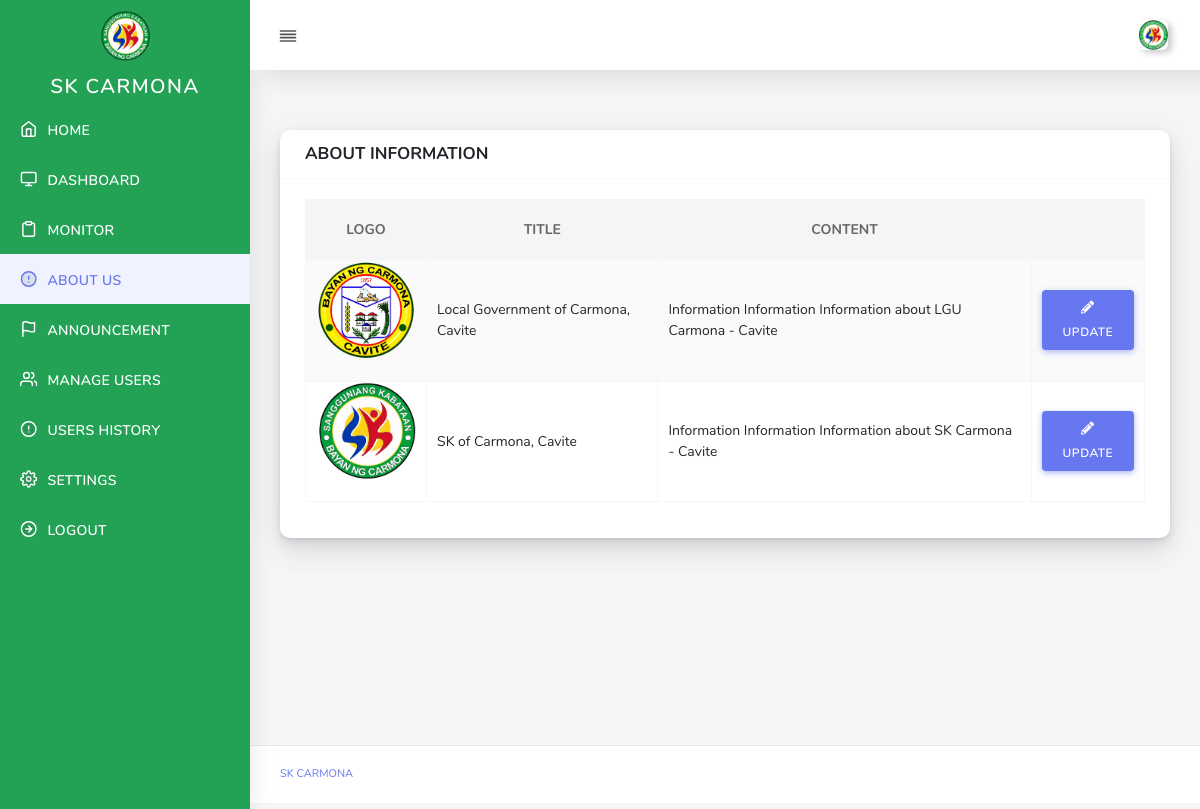
The app's page /admin/aboutus.php (signed in) with its own data.
### tables this page shows
CREATE TABLE `aboutus` (
  `aboutID` int(3) NOT NULL,
  `title` text NOT NULL,
  `content` text NOT NULL,
  `logo` text NOT NULL,
  `lastupdated` timestamp NOT NULL DEFAULT current_timestamp()
);

### controller/about.php (called while the page is built, shortened)
<?php
include('../config/database.php');
$about	 	= $mysqli->query("SELECT * FROM aboutus");

### admin/aboutus.php (the view, shortened to what this page needs)
<?php include('header.php'); ?>
<?php include('nav.php'); ?>
<?php include('../controller/about.php'); ?>
	<div class="main-content">
          <div class="section-body">
            <div class="row">
              <div class="col-12">
                <div class="card">
                  <div class="card-header">
                    <h4>ABOUT INFORMATION </h4>
                  </div>
                  <div class="card-body">
                    <div class="table-responsive">
                      <table class="table table-striped table-bordered" id="covid-data">
                        <thead>
                          <tr>
                            <th class="text-center"> LOGO </th>
                            <th class="text-center"> TITLE </th>
                            <th class="text-center"> CONTENT </th>
                            <th class="text-center"></th>
                          </tr>
                        </thead>
						<tbody>
						<?php while($val = $about->fetch_object()){ ?>
							<tr>
								<td class="text-center"> <img src="../assets/img/<?php echo $val->logo ;?>" width="100px"><br><br><?php echo $val1->title ;?> </td>
								<td class="text-left"> <?php echo $val->title ;?> </td>
								<td class="text-left"> <?php echo $val->content ;?> </td>
								<td  class="text-center"><button class="btn btn-primary btn-md" data-toggle="modal" id="membersinfo" data-target="#about<?php echo $val->aboutID;?>"> <i class="fas fa-pencil-alt"></i> UPDATE </button></td>
							</tr>
						<?php } ?>
						</tbody>
                      </table>
                    </div>
                  </div>
                </div>
              </div>
            </div>
         </div>
      </div>
<?php require('footer.php'); ?>

### records on screen
aboutus: logo (picture), title "Local Government of Carmona, Cavite", content "Information Information Information about LGU Carmona - Cavite"
aboutus: logo (picture), title "SK of Carmona, Cavite", content "Information Information Information about SK Carmona - Cavite"
